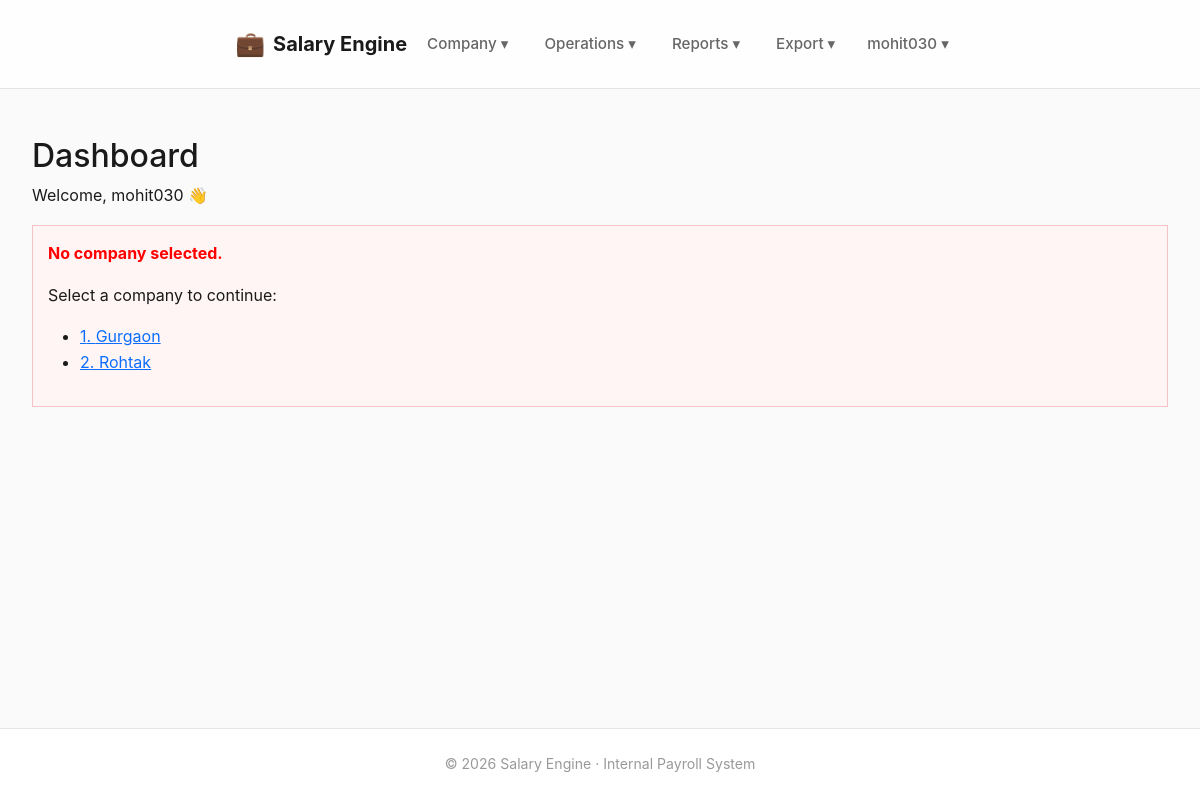
Before: /dashboard/ (signed in) with the older database file.
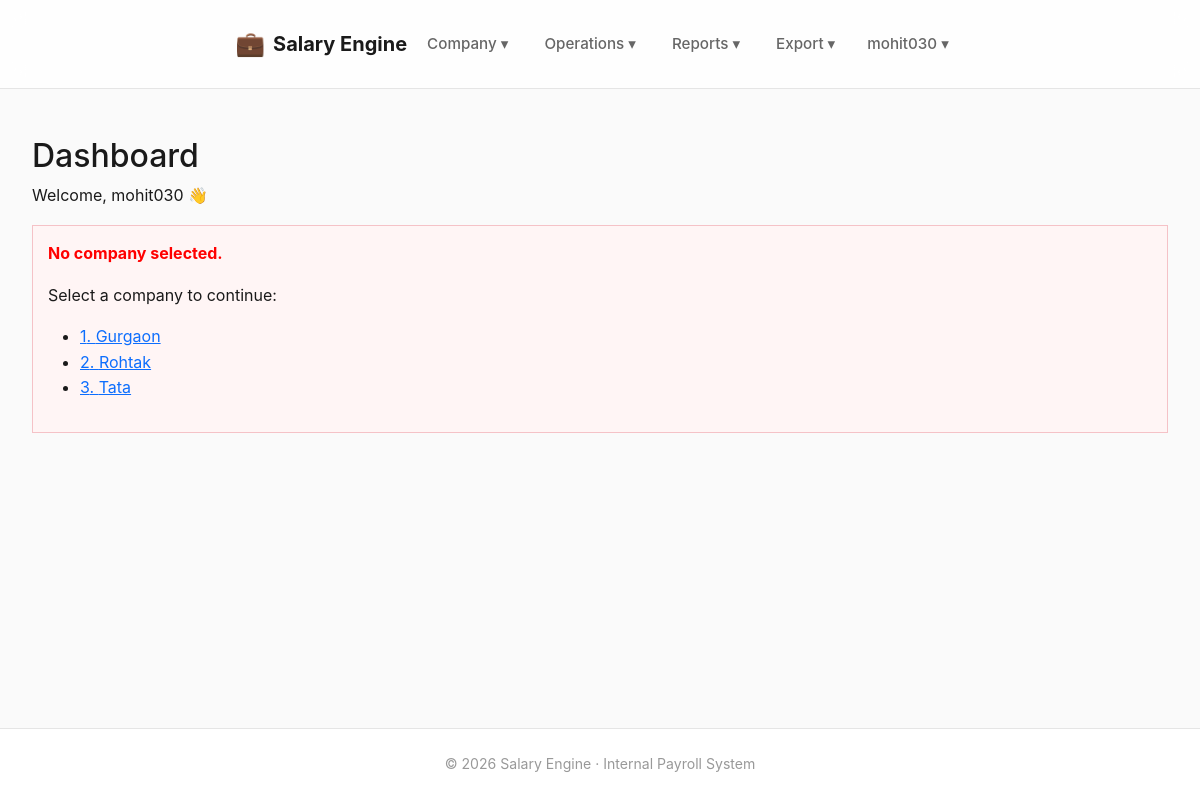
After: the same page with the newer database file.
### companies/models.py (models this page shows, shortened)
class Company(models.Model):
    organisation = models.ForeignKey(
        Organisation,
        on_delete=models.CASCADE,
        related_name="companies"
    )
    serial_no = models.PositiveIntegerField()
    name = models.CharField(max_length=200)
    address = models.TextField(blank=True)
    gst_number = models.CharField(max_length=15, blank=True, help_text="15-character GSTIN")
    contact_name = models.CharField(max_length=150, blank=True)
    contact_phone = models.CharField(max_length=20, blank=True)
    contact_email = models.EmailField(blank=True)
    is_active = models.BooleanField(default=True)
    class Meta:
        unique_together = ("organisation", "serial_no")
        ordering = ["serial_no"]

### dashboard/views.py (the view, shortened to what this page needs)
# urls.py: path("",  views.home, name="home"),
@login_required
def home(request):
    context = {
        "active_employees": Employee.objects.filter(
            exit_date__isnull=True
        ).count()
    }
    return render(request, "dashboard/home.html", context)

### dashboard/context_processors.py (called while the page is built, shortened)
def approval_badges(request):
    if not request.user.is_authenticated or not request.user.is_staff:
        return {}

### templates/dashboard/home.html (shortened to what this page needs)
{% extends "base.html" %}
{% block content %}
<h2>Dashboard</h2>
<p>Welcome, {{ request.user.username }} 👋</p>
{% if request.company %}
    <p><strong>Organisation:</strong> {{ request.company.organisation.name }}</p>
    <p><strong>Company:</strong> {{ request.company.name }}</p>
    <p>
        <strong>Active Company:</strong>
        {{ request.company.serial_no }}. {{ request.company.name }}
    </p>
{% else %}
    <div style="border:1px solid #f5c2c7; background:#fff5f5; padding:15px;">
        <p style="color:red;"><strong>No company selected.</strong></p>
        <p>Select a company to continue:</p>
        <ul>
            {% for company in request.available_companies %}
                <li>
                    <a href="{% url 'companies:select_company' company.id %}">
                        {{ company.serial_no }}. {{ company.name }}
                    </a>
                </li>
            {% endfor %}
        </ul>
    </div>
{% endif %}
{% endblock %}

Changed rows visible on the page:
added Company: serial_no "3", name "Tata"
